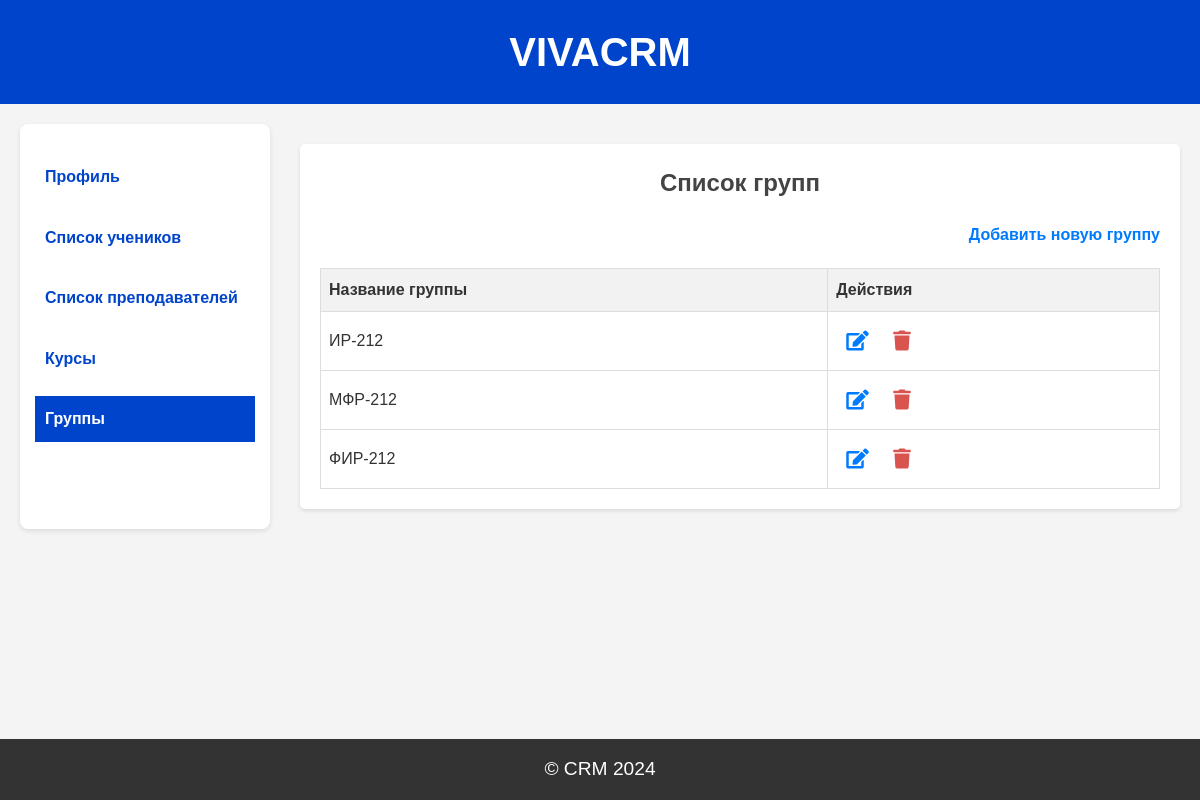
Before: /groups (signed in) with the older database file.
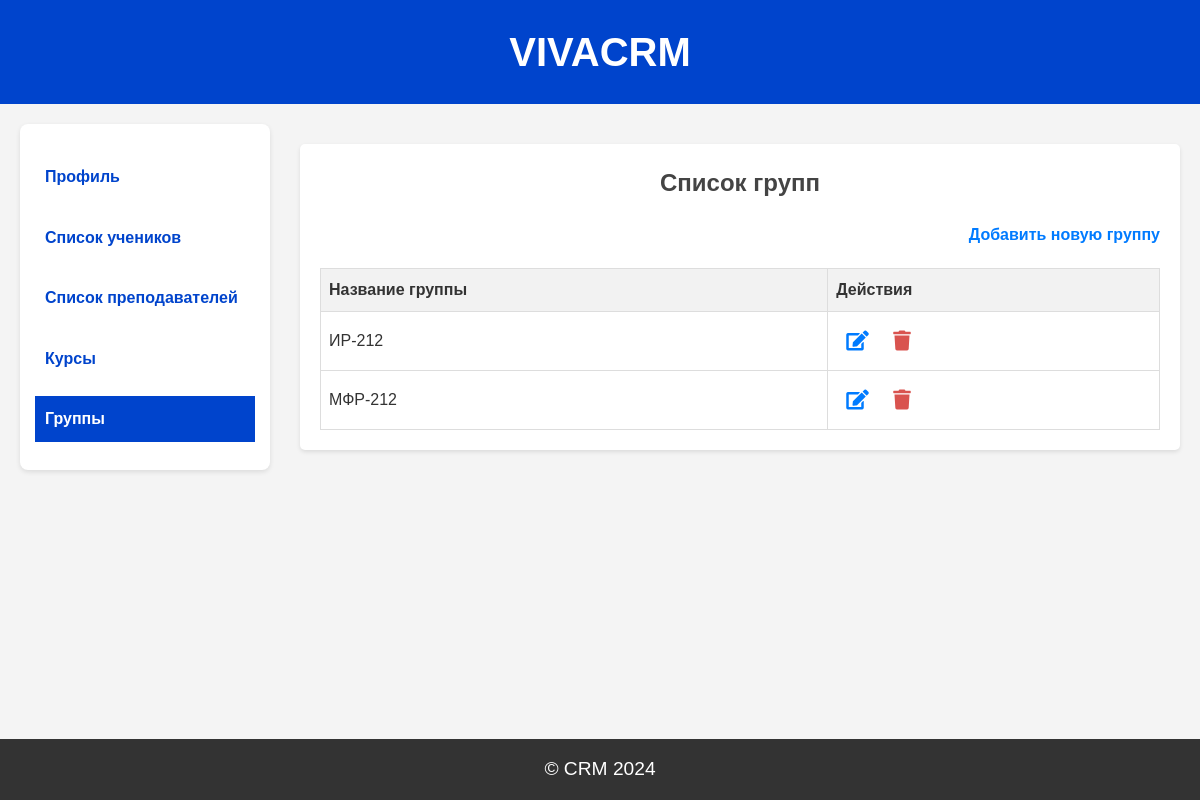
After: the same page with the newer database file.
### models.py (models this page shows)
class Group(db.Model):
    id = db.Column(db.Integer, primary_key=True)
    group_name = db.Column(db.String(100), nullable=False)
    students = db.relationship('ManageStudent', back_populates='group')
    teachers = db.relationship('ManageTeacher', back_populates='group')

### app.py (the view)
@app.route('/groups', methods=['GET'])
@login_required
@role_required('Администратор')
def list_groups():
    administrator = Administrator.query.filter_by(admin_id=current_user.id).first()
    groups = Group.query.all()
    return render_template('groups.html', groups=groups, administrator=administrator)

### app.py (called while the page is built)
@login_manager.user_loader
def load_user(user_id):
    return Users.query.get(int(user_id))

def role_required(role):
    def decorator(f):
        @wraps(f)
        def wrapped(*args, **kwargs):
            if not current_user.is_authenticated or current_user.role != role:
                flash('Недостаточно прав доступа')
                return redirect(url_for('login'))
            return f(*args, **kwargs)
        return wrapped
    return decorator

### templates/groups.html (shortened to what this page needs)
{% extends "base_administrator.html" %}
{% block content %}
<div class="group-form ">
    <h2>Список групп</h2>
    <a href="{{ url_for('add_group') }}" class="add-group-link">Добавить новую группу</a>
    <table class="group-list-table">
        <thead>
            <tr>
                <th>Название группы</th>
                <th>Действия</th>
            </tr>
        </thead>
        <tbody>
            {% for group in groups %}
            <tr>
                <td>{{ group.group_name }}</td>
                <td>
                    <a href="{{ url_for('edit_group', id=group.id) }}" class="btn-edit"><i class="fa fa-edit"></i></a>
                    <a href="{{ url_for('delete_group', id=group.id) }}" class="btn-danger"><i class="fa fa-trash"></i></a>
                </td>
            </tr>
            {% endfor %}
        </tbody>
    </table>
</div>
{% endblock %}

### templates/base_administrator.html (shortened to what this page needs)
<!DOCTYPE html>
<html lang="en">
<head>
    <link rel="stylesheet" href="https://cdnjs.cloudflare.com/ajax/libs/font-awesome/5.15.4/css/all.min.css">
    <link rel="stylesheet" href="{{ url_for('static', filename='styles/base_administrator.css') }}">
    <link rel="stylesheet" href="{{ url_for('static', filename='styles/administrator_dasboard.css') }}">
    <link rel="stylesheet" href="{{ url_for('static', filename='styles/register_student.css') }}">
    <link rel="stylesheet" href="{{ url_for('static', filename='styles/register_teacher.css') }}">
    <link rel="stylesheet" href="{{ url_for('static', filename='styles/course.css') }}">
    <link rel="stylesheet" href="{{ url_for('static', filename='styles/group.css') }}">
    <link rel="stylesheet" href="{{ url_for('static', filename='styles/student_list.css') }}">
    <link rel="stylesheet" href="{{ url_for('static', filename='styles/teachers_list.css') }}">
</head>
<body>
    <header>
        <h1 class="header-title">VIVACRM</h1>
    </header>
    <div class="container">
        <aside>
            <ul>
              <li><a href="{{ url_for('administrator_dashboard', id=administrator.id) }}" class="nav-link {% if request.endpoint == 'administrator_dashboard' %}active{% endif %}">Профиль</a></li>
              <li><a href="{{ url_for('students_list') }}" class="nav-link {% if request.endpoint == 'students_list' %}active{% endif %}">Список учеников</a></li>
              <li><a href="{{ url_for('teachers_list') }}" class="nav-link {% if request.endpoint == 'teachers_list' %}active{% endif %}">Список преподавателей</a></li>
              <li><a href="{{ url_for('list_courses') }}" class="nav-link {% if request.endpoint == 'list_courses' %}active{% endif %}">Курсы</a></li>
              <li><a href="{{ url_for('list_groups') }}" class="nav-link {% if request.endpoint == 'list_groups' %}active{% endif %}">Группы</a></li>
            </ul>
          </aside>
        <main>
            {% block content %}
            {% endblock %}
        </main>
    </div>
    <footer>
        <p>&copy; CRM 2024</p>
    </footer>
</body>
</html>

### static/styles/base_administrator.css (style rules this page uses)
* { margin: 0; padding: 0; box-sizing: border-box; }
html, body { height: 100%; display: flex; flex-direction: column; }
body { font-family: Arial, sans-serif; line-height: 1.6; background-color: #f4f4f4; color: #333; }
header { background-color: #0044cc; padding: 20px; text-align: center; color: white; }
.header-title { font-size: 2.5em; font-weight: bold; }
footer { text-align: center; padding: 10px; background-color: #333; color: white; margin-top: auto; }
.container { display: flex; justify-content: space-between; padding: 20px; }
aside { width: 250px; background-color: #ffffff; border-radius: 8px; box-shadow: 0 2px 5px rgba(0, 0, 0, 0.1); padding: 15px; }
aside ul { list-style-type: none; }
aside li { margin: 15px 0; }
aside a { text-decoration: none; color: #0044cc; font-weight: bold; padding: 10px; display: block; transition: all 0.3s ease; }
aside a.active { background-color: #0044cc; color: white; }
main { flex: 1; padding-left: 30px; }

### static/styles/administrator_dasboard.css (style rules this page uses)
.container { flex-direction: row; }
aside ul li { margin-bottom: 12px; }
footer { background-color: #333; color: #ffffff; text-align: center; padding: 15px; font-size: 1.2em; }

### static/styles/group.css (style rules this page uses)
.group-form { width: 100%; margin: 20px auto; padding: 20px; background: #ffffff; border-radius: 5px; box-shadow: 0 2px 4px rgba(0, 0, 0, 0.1); }
.group-form h2 { text-align: center; margin-bottom: 20px; color: #444; }
.add-group-link { display: block; margin-bottom: 20px; text-align: right; text-decoration: none; color: #007bff; font-weight: bold; }
.group-list-table { width: 100%; border-collapse: collapse; }
.group-list-table th, .group-list-table td { border: 1px solid #ddd; padding: 8px; }
.group-list-table th { background-color: #f2f2f2; text-align: left; font-weight: bold; }
.group-list-table td { text-align: left; }
.btn-danger { font-size: 20px; color: #d9534f; text-decoration: none; display: inline-block; padding: 5px 10px; transition: color 0.3s ease, background-color 0.3s ease; }
.btn-edit { font-size: 20px; color: #007bff; text-decoration: none; display: inline-block; padding: 5px 10px; transition: color 0.3s ease, background-color 0.3s ease; }

### static/styles/student_list.css (style rules this page uses)
.btn-danger { font-size: 20px; color: #d9534f; text-decoration: none; display: inline-block; padding: 5px 10px; transition: color 0.3s ease, background-color 0.3s ease; }

Changed rows visible on the page:
removed Group: group_name "ФИР-212"
